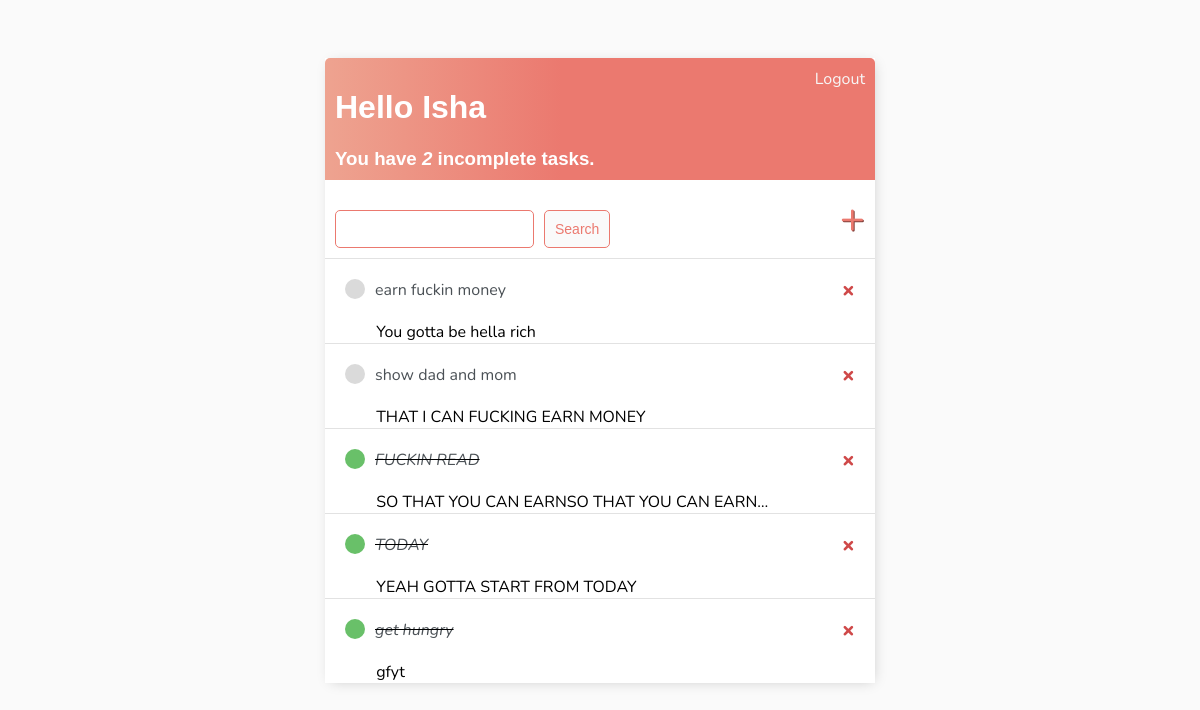
The app's page / (signed in) with its own data.
### base/models.py (models this page shows)
class Task(models.Model):
    user = models.ForeignKey(
        User, on_delete=models.CASCADE,
        null=True, blank=True)
    title = models.CharField(max_length=200)
    description = models.TextField(null=True, blank=True)
    complete = models.BooleanField(default=False)
    create = models.DateTimeField(auto_now_add=True)
    def __str__(self):
        return self.title
    class Meta:
        ordering = ['complete']

### base/views.py (the view)
# urls.py: path('', TaskList.as_view(), name='tasks'),
class TaskList(LoginRequiredMixin, ListView):
    model = Task
    context_object_name = 'task'
    def get_context_data(self, **kwargs):
        context = super().get_context_data(**kwargs)
        context['task'] = context['task'].filter(user=self.request.user)
        context['count'] = context['task'].filter(complete=False).count()
        search_input = self.request.GET.get('search-area') or ''
        if search_input:
            context['task'] = context['task'].filter(
                title__icontains=search_input)
        context['search_input'] = search_input
        return context

### base/templates/base/task_list.html
{% extends 'base/main.html' %}
{% block content %}
<div class="header-bar">
    <div>
        <h1>Hello {{request.user|title}}</h1>
        <h3 style="margin: 0;">You have <i>{{count}}</i> incomplete task{{count|pluralize:"s"}}.</h3>
    </div>
    {% if request.user.is_authenticated %}
    <a href="{% url 'logout' %}">Logout</a>
    {% else %}
    <a href="{% url 'login' %}">Login</a>
    {% endif %}
</div>
<div class="search-add-wrapper">
    <form method="GET" style="margin-top: 20px;display: flex;">
        <input type="text" name="search-area" value="{{search_input}}">
        <input style="margin-left: 10px;" class="button" type="submit" value="Search">
    </form>
    <a id="add-link" href="{% url 'task-create' %}">&#x2b;</a>
</div>
<div class="task-items-wrapper">
    {% for task in task %}
        <div class="task-wrapper">
            {% if task.complete %}
                <div class="task-title">
                    <div class="task-complete-icon"></div>
                    <i><s><a href="{% url 'task-update' task.id %}">{{task}}</a></s></i>
                </div>
                <a class="delete-link" href="{% url 'delete-task' task.id %}">&#215;</a>
                {% else %}
                <div class="task-title">
                    <div class="task-incomplete-icon"></div>
                    <a href="{% url 'task-update' task.id %}">{{task}}</a>
                </div>
                <a class="delete-link" href="{% url 'delete-task' task.id %}">&#215;</a>
                {% endif %}
        </div>
        <div class="middle">
            {{task.description}}
        </div>
    {%empty%}
    <h3>No items in list</h3>
    {%endfor%}
</div>
{% endblock content %}

### base/templates/base/main.html (shortened to what this page needs)
<!DOCTYPE html>
<html lang="en">
<head>
</head>
<body>
    <div class="container">
        {% block content %}
        {% endblock content %}
    </div>
</body>
</html>

### base/templates/base/main.html (style rules this page uses)
body { background-color: #FAFAFA; font-family: 'Nunito', sans-serif; padding-top: 50px; }
h1,h2,h3,h4,h5,h6 { font-family: 'Raleway', sans-serif; }
a,p { color: #4b5456; }
.container { max-width: 550px; margin: auto; background-color: #fff; box-shadow: 2px 2px 13px -4px rgba(0,0,0,0.21); -webkit-box-shadow: 2px 2px 13px -4px rgba(0,0,0,0.21); }
.header-bar { display: flex; justify-content: space-between; color: #fff; padding: 10px; border-radius: 5px 5px 0 0; background: linear-gradient(90deg, #EEA390 0%, #EB796F 43%, #EB796F 100%); }
.header-bar a { color: rgb(247, 247, 247); text-decoration: none; }
.task-wrapper { display: flex; align-items: center; justify-content: space-between; padding: 20px; background-color: #fff; border-top: 1px solid rgb(226, 226, 226); }
.middle { overflow: hidden; text-overflow: ellipsis; white-space: nowrap; width: 25em; padding-left: 3.2rem; }
.task-title { display: grid; grid-template-columns: auto auto; }
.task-title a { text-decoration: none; color: #4b5156; margin-left: 10px; }
.task-complete-icon { height: 20px; width: 20px; background-color: rgb(105, 192, 105); border-radius: 50%; }
.task-incomplete-icon { height: 20px; width: 20px; background-color: rgb(218, 218, 218); border-radius: 50%; }
.delete-link { text-decoration: none; font-weight: 900; color: #cf4949; font-size: 22px; line-height: 0; }
.search-add-wrapper { display: flex; justify-content: space-between; align-items: center; padding: 10px; }
#add-link { color: #EB796F; text-decoration: none; font-size: 42px; text-shadow: 1px 1px #81413b; }
input[type=text], input[type=password], textarea { border: 1px solid #EB796F; border-radius: 5px; padding: 10px; width: 90%; }
.button { border: 1px solid #EB796F; background-color: #FAFAFA; color: #EB796F; padding: 10px; font-size: 14px; border-radius: 5px; cursor: pointer; text-decoration: none; }

### records on screen
Task: title "earn fuckin money", description "You gotta be hella rich"
Task: title "show dad and mom", description "THAT I CAN FUCKING EARN MONEY"
Task: title "FUCKIN READ", description "SO THAT YOU CAN EARNSO THAT YOU CAN EARN…"
Task: title "TODAY", description "YEAH GOTTA START FROM TODAY"
Task: title "get hungry", description "gfyt"

### other values on screen
{{ request.user|title }} "Isha"
{{ count }} "2"
